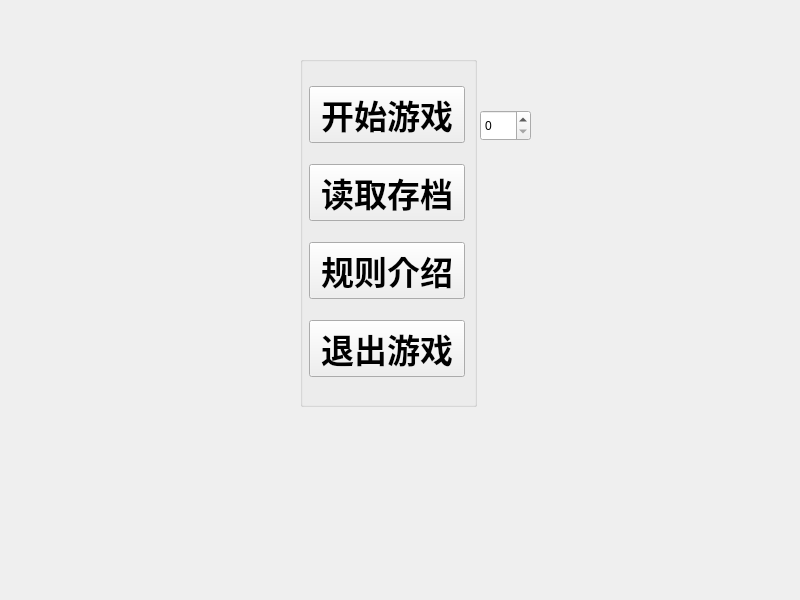
<?xml version="1.0" encoding="UTF-8"?>
<ui version="4.0">
 <class>mainWidget</class>
 <widget class="QWidget" name="mainWidget">
  <property name="geometry">
   <rect>
    <x>0</x>
    <y>0</y>
    <width>800</width>
    <height>600</height>
   </rect>
  </property>
  <property name="windowTitle">
   <string>mainWidget</string>
  </property>
  <widget class="QGroupBox" name="groupBox">
   <property name="enabled">
    <bool>true</bool>
   </property>
   <property name="geometry">
    <rect>
     <x>300</x>
     <y>56</y>
     <width>177</width>
     <height>351</height>
    </rect>
   </property>
   <property name="title">
    <string/>
   </property>
   <property name="flat">
    <bool>false</bool>
   </property>
   <layout class="QVBoxLayout" name="verticalLayout">
    <property name="leftMargin">
     <number>6</number>
    </property>
    <item>
     <widget class="QPushButton" name="newGameBtn">
      <property name="enabled">
       <bool>true</bool>
      </property>
      <property name="sizePolicy">
       <sizepolicy hsizetype="Minimum" vsizetype="Fixed">
        <horstretch>0</horstretch>
        <verstretch>0</verstretch>
       </sizepolicy>
      </property>
      <property name="font">
       <font>
        <pointsize>25</pointsize>
        <italic>false</italic>
        <bold>true</bold>
        <underline>false</underline>
        <strikeout>false</strikeout>
       </font>
      </property>
      <property name="text">
       <string>开始游戏</string>
      </property>
      <property name="iconSize">
       <size>
        <width>12</width>
        <height>12</height>
       </size>
      </property>
     </widget>
    </item>
    <item>
     <widget class="QPushButton" name="readGameBtn">
      <property name="font">
       <font>
        <pointsize>25</pointsize>
        <bold>true</bold>
       </font>
      </property>
      <property name="text">
       <string>读取存档</string>
      </property>
     </widget>
    </item>
    <item>
     <widget class="QPushButton" name="rulesIntro">
      <property name="font">
       <font>
        <pointsize>25</pointsize>
        <bold>true</bold>
       </font>
      </property>
      <property name="text">
       <string>规则介绍</string>
      </property>
     </widget>
    </item>
    <item>
     <widget class="QPushButton" name="exitGame">
      <property name="font">
       <font>
        <pointsize>25</pointsize>
        <bold>true</bold>
       </font>
      </property>
      <property name="text">
       <string>退出游戏</string>
      </property>
     </widget>
    </item>
   </layout>
  </widget>
  <widget class="QSpinBox" name="player_num">
   <property name="geometry">
    <rect>
     <x>480</x>
     <y>110</y>
     <width>51</width>
     <height>31</height>
    </rect>
   </property>
  </widget>
 </widget>
 <resources/>
 <connections/>
</ui>
